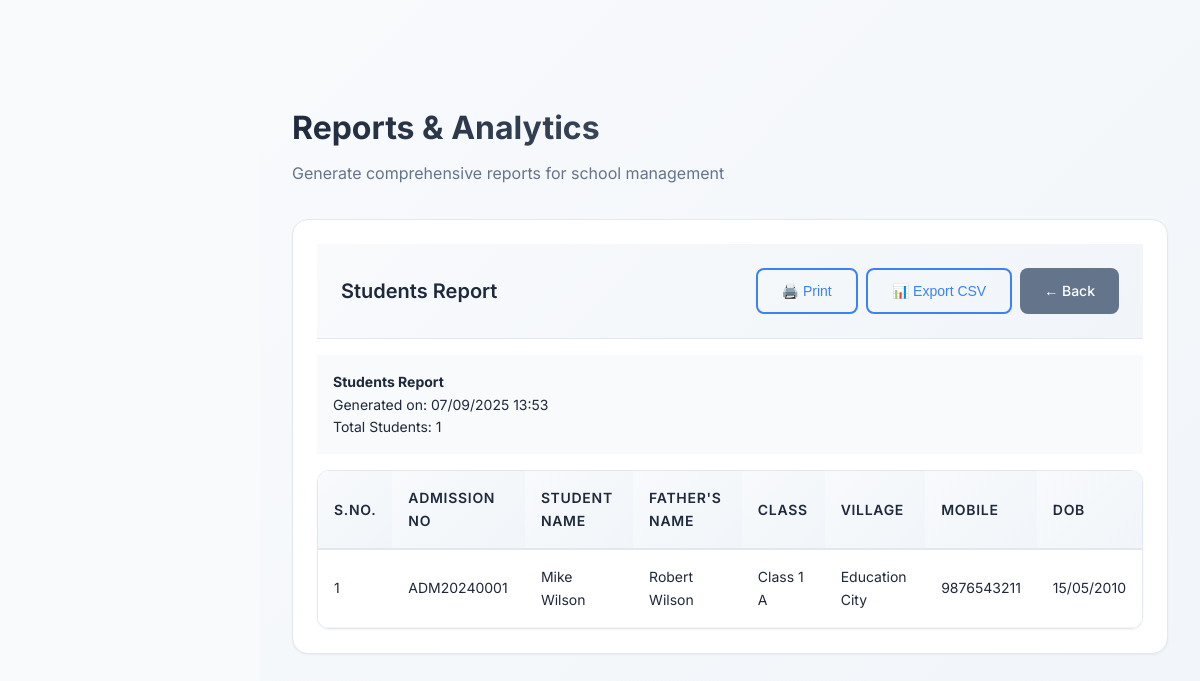
Page /school_management_system/admin/reports.php?type=students&from_date=2025-09-01&to_date=2025-09-30 (signed in) on the committed database.
### tables this page shows
CREATE TABLE students (
    id INT PRIMARY KEY AUTO_INCREMENT,
    user_id INT,
    admission_no VARCHAR(50) UNIQUE NOT NULL,
    roll_no VARCHAR(20),
    first_name VARCHAR(50) NOT NULL,
    last_name VARCHAR(50) NOT NULL,
    father_name VARCHAR(100) NOT NULL,
    mother_name VARCHAR(100) NOT NULL,
    date_of_birth DATE NOT NULL,
    age INT NULL,
    gender ENUM('male', 'female', 'other') NOT NULL,
    blood_group VARCHAR(5),
    category VARCHAR(20),
    religion VARCHAR(30),
    mobile_no VARCHAR(15),
    parent_mobile VARCHAR(15),
    email VARCHAR(100),
    address TEXT,
    village VARCHAR(50),
    pincode VARCHAR(10),
    photo VARCHAR(255),
    aadhar_no VARCHAR(12),
    samagra_id VARCHAR(20),
    pan_no VARCHAR(10),
    scholar_no VARCHAR(50),
    class_id INT,
    academic_year VARCHAR(10),
    admission_date DATE,
    is_active TINYINT DEFAULT 1,
    created_at TIMESTAMP DEFAULT CURRENT_TIMESTAMP,
    updated_at TIMESTAMP DEFAULT CURRENT_TIMESTAMP ON UPDATE CURRENT_TIMESTAMP,
    FOREIGN KEY (user_id) REFERENCES users(id),
    FOREIGN KEY (class_id) REFERENCES classes(id),
    INDEX idx_age (age),
    INDEX idx_students_class (class_id, is_active),
    INDEX idx_students_admission (admission_no),
    INDEX idx_active (is_active),
    INDEX idx_class_year (class_id, academic_year)
);

CREATE TABLE classes (
    id INT PRIMARY KEY AUTO_INCREMENT,
    class_name VARCHAR(50) NOT NULL,
    section VARCHAR(10),
    class_teacher_id INT,
    academic_year VARCHAR(10),
    is_active TINYINT DEFAULT 1,
    created_at TIMESTAMP DEFAULT CURRENT_TIMESTAMP,
    FOREIGN KEY (class_teacher_id) REFERENCES users(id)
);

### school_management_system/admin/reports.php (the view, shortened to what this page needs)
<?php
require_once '../config/database.php';
$report_type = $_GET['type'] ?? 'selection';
$stmt = $pdo->prepare("SELECT * FROM classes WHERE is_active = 1 ORDER BY class_name");
$stmt->execute();
$classes = $stmt->fetchAll();
$stmt = $pdo->prepare("SELECT DISTINCT village FROM students WHERE is_active = 1 AND village IS NOT NULL ORDER BY village");
$stmt->execute();
$villages = $stmt->fetchAll();
?>
<!DOCTYPE html>
<html lang="en">
<head>
    <link rel="stylesheet" href="../assets/css/style.css">
    <link rel="stylesheet" href="../assets/css/modern-ui.css">
</head>
<body>
    <div class="wrapper">
        <div class="main-content">
            <div class="content-wrapper fade-in">
                <div class="page-header no-print">
                    <h1 class="page-title">Reports & Analytics</h1>
                    <p class="page-subtitle">Generate comprehensive reports for school management</p>
                </div>
                <?php if ($report_type == 'selection'): ?>
                    <div class="form-container no-print">
                        <form method="POST">
                            <h3 style="margin-bottom: 2rem; color: var(--primary-color);">📈 Generate Report</h3>
                            <div class="form-grid">
                                <div class="form-group">
                                    <label class="form-label">Report Type *</label>
                                    <select name="report_type" class="form-select" required>
                                        <option value="">Select Report Type</option>
                                        <option value="students">Students Report</option>
                                        <option value="fees">Fee Collection Report</option>
                                        <option value="expenses">Expenses Report</option>
                                        <option value="attendance">Attendance Report</option>
                                        <option value="academic">Academic Performance Report</option>
                                        <option value="financial">Financial Summary Report</option>
                                        <option value="class_wise">Class-wise Summary</option>
                                        <option value="village_wise">Village-wise Report</option>
                                    </select>
                                </div>
                                <div class="form-group">
                                    <label class="form-label">From Date</label>
                                    <input type="date" name="from_date" class="form-input"
                                           value="<?php echo date('Y-m-01'); ?>">
                                </div>
                                <div class="form-group">
                                    <label class="form-label">To Date</label>
                                    <input type="date" name="to_date" class="form-input"
                                           value="<?php echo date('Y-m-t'); ?>">
                                </div>
                                <div class="form-group">
                                    <label class="form-label">Filter by Class</label>
                                    <select name="class_filter" class="form-select">
                                        <option value="">All Classes</option>
                                        <?php foreach ($classes as $class): ?>
                                            <option value="<?php echo $class['id']; ?>">
                                                <?php echo $class['class_name'] . ' ' . $class['section']; ?>
                                            </option>
                                        <?php endforeach; ?>
                                    </select>
                                </div>
                                <div class="form-group">
                                    <label class="form-label">Filter by Village</label>
                                    <select name="village_filter" class="form-select">
                                        <option value="">All Villages</option>
                                        <?php foreach ($villages as $village): ?>
                                            <option value="<?php echo $village['village']; ?>">
                                                <?php echo htmlspecialchars($village['village']); ?>
                                            </option>
                                        <?php endforeach; ?>
                                    </select>
                                </div>
                                <div class="form-group">
                                    <label class="form-label">Academic Year</label>
                                    <select name="academic_year" class="form-select">
                                        <option value="">All Years</option>
                                        <?php
                                        $current_year = date('Y');
                                        for ($i = $current_year - 3; $i <= $current_year + 1; $i++):
                                            $year_text = $i . '-' . ($i + 1);
                                        ?>
                                            <option value="<?php echo $year_text; ?>" <?php echo ($i == $current_year) ? 'selected' : ''; ?>>
                                                <?php echo $year_text; ?>
                                            </option>
                                        <?php endfor; ?>
                                    </select>
                                </div>
                            </div>
                            <div class="mt-3">
                                <button type="submit" name="generate_report" class="btn btn-primary">📈 Generate Report</button>
                            </div>
                        </form>
                    </div>
                    <div class="card no-print">
                        <div class="card-header">
                            <h3 class="card-title">Quick Reports</h3>
                        </div>
                        <div style="display: grid; grid-template-columns: repeat(auto-fit, minmax(250px, 1fr)); gap: 1rem;">
                            <a href="?type=students&from_date=<?php echo date('Y-m-01'); ?>&to_date=<?php echo date('Y-m-t'); ?>" class="btn btn-outline">
                                👥 All Students Report
                            </a>
                            <a href="?type=fees&from_date=<?php echo date('Y-m-01'); ?>&to_date=<?php echo date('Y-m-t'); ?>" class="btn btn-outline">
                                💰 Monthly Fee Collection
                            </a>
                            <a href="?type=expenses&from_date=<?php echo date('Y-m-01'); ?>&to_date=<?php echo date('Y-m-t'); ?>" class="btn btn-outline">
                                💳 Monthly Expenses
                            </a>
                            <a href="?type=financial&from_date=<?php echo date('Y-m-01'); ?>&to_date=<?php echo date('Y-m-t'); ?>" class="btn btn-outline">
                                📊 Financial Summary
                            </a>
                            <a href="?type=class_wise" class="btn btn-outline">
                                🏫 Class-wise Report
                            </a>
                            <a href="?type=village_wise" class="btn btn-outline">
                                🌍 Village-wise Report
                            </a>
                        </div>
                    </div>
                <?php elseif ($report_type == 'students'): ?>
                    <?php
                    $where_conditions = ['s.is_active = 1'];
                    $params = [];
                    $where_clause = implode(' AND ', $where_conditions);
                    $stmt = $pdo->prepare("
                        SELECT s.*, c.class_name, c.section
                        FROM students s
                        LEFT JOIN classes c ON s.class_id = c.id
                        WHERE $where_clause
                        ORDER BY c.class_name, s.admission_no
                    ");
                    $stmt->execute($params);
                    $students = $stmt->fetchAll();
                    ?>
                    <div class="card">
                        <div class="card-header no-print">
                            <h3 class="card-title">Students Report</h3>
                            <div class="d-flex gap-1">
                                <button class="btn btn-outline" onclick="printReport()">🖨️ Print</button>
                                <button class="btn btn-outline" onclick="exportToCSV('studentsReportTable', 'students_report')">📊 Export CSV</button>
                                <a href="?" class="btn btn-secondary">← Back</a>
                            </div>
                        </div>
                        <div style="padding: 1rem; background: var(--light-color); margin-bottom: 1rem;">
                            <h4>Students Report</h4>
                            <p>Generated on: <?php echo date('d/m/Y H:i'); ?></p>
                            <p>Total Students: <?php echo count($students); ?></p>
                        </div>
                        <div class="table-container">
                            <table class="table" id="studentsReportTable">
                                <thead>
                                    <tr>
                                        <th>S.No.</th>
                                        <th>Admission No</th>
                                        <th>Student Name</th>
                                        <th>Father's Name</th>
                                        <th>Class</th>
                                        <th>Village</th>
                                        <th>Mobile</th>
                                        <th>DOB</th>
                                    </tr>
                                </thead>
                                <tbody>
                                    <?php if (empty($students)): ?>
                                        <tr>
                                            <td colspan="8" class="text-center">No students found</td>
                                        </tr>
                                    <?php else: ?>
                                        <?php foreach ($students as $index => $student): ?>
                                            <tr>
                                                <td><?php echo $index + 1; ?></td>
                                                <td><?php echo htmlspecialchars($student['admission_no']); ?></td>
                                                <td><?php echo htmlspecialchars($student['first_name'] . ' ' . $student['last_name']); ?></td>
                                                <td><?php echo htmlspecialchars($student['father_name']); ?></td>
                                                <td><?php echo htmlspecialchars($student['class_name'] . ' ' . $student['section']); ?></td>
                                                <td><?php echo htmlspecialchars($student['village']); ?></td>
                                                <td><?php echo htmlspecialchars($student['parent_mobile']); ?></td>
                                                <td><?php echo date('d/m/Y', strtotime($student['date_of_birth'])); ?></td>
                                            </tr>
                                        <?php endforeach; ?>
                                    <?php endif; ?>
                                </tbody>
                            </table>
                        </div>
                    </div>
                <?php endif; ?>
            </div>
        </div>
    </div>
</body>
</html>

### school_management_system/assets/css/style.css (style rules this page uses)
:root { --primary-color: #3b82f6; --primary-dark: #1d4ed8; --secondary-color: #64748b; --success-color: #10b981; --warning-color: #f59e0b; --danger-color: #ef4444; --light-color: #f8fafc; --dark-color: #1e293b; --border-color: #e2e8f0; --text-primary: #1e293b; --text-secondary: #64748b; --sidebar-width: 280px; --header-height: 70px; --border-radius: 8px; --shadow-sm: 0 1px 2px 0 rgba(0, 0, 0, 0.05); --shadow-md: 0 4px 6px -1px rgba(0, 0, 0, 0.1), 0 2px 4px -1px rgba(0, 0, 0, 0.06); --shadow-lg: 0 10px 15px -3px rgba(0, 0, 0, 0.1), 0 4px 6px -2px rgba(0, 0, 0, 0.05); }
* { margin: 0; padding: 0; box-sizing: border-box; }
body { font-family: 'Inter', sans-serif; background-color: var(--light-color); color: var(--text-primary); line-height: 1.6; font-size: 14px; }
.wrapper { display: flex; width: 100%; align-items: stretch; }
.main-content { flex: 1; margin-left: 280px; padding-top: var(--header-height); min-height: 100vh; }
.content-wrapper { padding: 2rem; }
.page-header { margin-bottom: 2rem; }
.page-title { font-size: 2rem; font-weight: 600; color: var(--text-primary); margin-bottom: 0.5rem; }
.page-subtitle { color: var(--text-secondary); margin-bottom: 0; }
.page-title { font-size: 1.875rem; font-weight: 700; color: var(--text-primary); margin-bottom: 0.5rem; }
.page-subtitle { color: var(--text-secondary); font-size: 1rem; }
.btn { display: inline-flex; align-items: center; gap: 0.5rem; padding: 0.75rem 1.5rem; border: none; border-radius: var(--border-radius); font-size: 0.9rem; font-weight: 500; text-decoration: none; cursor: pointer; transition: all 0.3s ease; text-align: center; }
.btn-secondary { background: var(--secondary-color); color: white; }
.btn-outline { background: transparent; border: 1px solid var(--border-color); color: var(--text-primary); }
.table-container { background: white; border-radius: var(--border-radius); overflow: hidden; box-shadow: var(--shadow-sm); border: 1px solid var(--border-color); }
.table { width: 100%; border-collapse: collapse; }
.table th, .table td { padding: 1rem; text-align: left; border-bottom: 1px solid var(--border-color); }
.table th { background: var(--light-color); font-weight: 600; color: var(--text-primary); font-size: 0.875rem; text-transform: uppercase; letter-spacing: 0.05em; }
.card { background: white; border-radius: var(--border-radius); padding: 1.5rem; box-shadow: var(--shadow-sm); border: 1px solid var(--border-color); margin-bottom: 1.5rem; }
.card-header { display: flex; justify-content: space-between; align-items: center; margin-bottom: 1rem; padding-bottom: 1rem; border-bottom: 1px solid var(--border-color); }
.card-title { font-size: 1.25rem; font-weight: 600; color: var(--text-primary); }
.d-flex { display: flex; }
.gap-1 { gap: 0.5rem; }
.fade-in { animation: slideIn 0.3s ease-out; }

### rows in the picture
students: admission_no "ADM20240001", first_name+last_name "Mike Wilson", father_name "Robert Wilson", class.section "Class 1 A", village "Education City", parent_mobile "9876543211", date_of_birth "15/05/2010"

### other values in the picture
count($students) "1"
